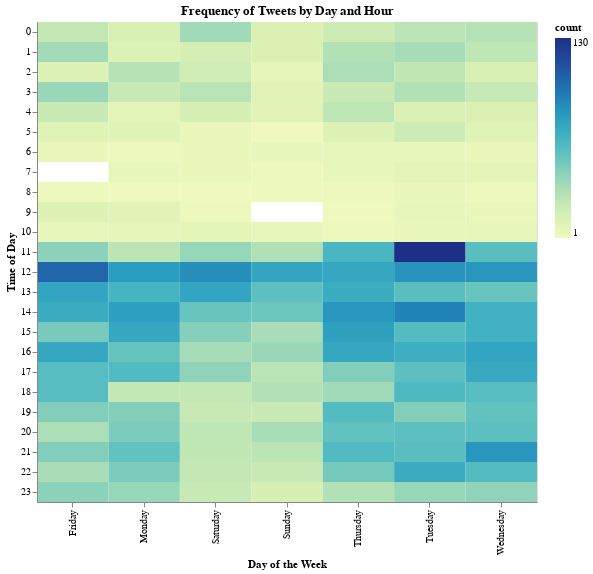

Notebook code cell kept with this figure:
### Code cell
heatmap = alt.Chart(group_by_time_df).mark_rect().encode(
    x=alt.X('day_of_week:O', title="Day of the Week"),
    y=alt.Y('hour:O', title="Time of Day"),
    color='count',
    tooltip=["day_of_week", "hour", "count"]
).properties(
    width=500,
    title="Frequency of Tweets by Day and Hour"
)

heatmap.show()

### Figure 1 — Vega specification as saved in the notebook (floating-point values rounded to 4 significant figures; data arrays with more than 128 entries replaced by an {"elided": "..."} marker saying what was removed)
{"$schema": "https://vega.github.io/schema/vega/v5.json", "data": [{"name": "source_0", "values": {"elided": "166 records"}}, {"name": "source_0_x_domain_day_of_week", "values": [{"day_of_week": "Friday"}, {"day_of_week": "Monday"}, {"day_of_week": "Saturday"}, {"day_of_week": "Sunday"}, {"day_of_week": "Thursday"}, {"day_of_week": "Tuesday"}, {"day_of_week": "Wednesday"}]}, {"name": "source_0_y_domain_hour", "values": [{"hour": 0}, {"hour": 1}, {"hour": 2}, {"hour": 3}, {"hour": 4}, {"hour": 5}, {"hour": 6}, {"hour": 8}, {"hour": 9}, {"hour": 10}, {"hour": 11}, {"hour": 12}, {"hour": 13}, {"hour": 14}, {"hour": 15}, {"hour": 16}, {"hour": 17}, {"hour": 18}, {"hour": 19}, {"hour": 20}, {"hour": 21}, {"hour": 22}, {"hour": 23}, {"hour": 7}]}, {"name": "source_0_color_domain_count", "values": [{"min": 1, "max": 130}]}], "signals": [{"name": "y_step", "value": 20}, {"name": "height", "update": "bandspace(domain('y').length, 0, 0) * y_step"}], "marks": [{"type": "rect", "name": "marks", "from": {"data": "source_0"}, "encode": {"update": {"width": {"signal": "max(0.25, bandwidth('x'))"}, "x": {"field": "day_of_week", "scale": "x"}, "y": {"field": "hour", "scale": "y"}, "fill": {"field": "count", "scale": "color"}, "tooltip": {"signal": "{\"day_of_week\": isValid(datum[\"day_of_week\"]) ? datum[\"day_of_week\"] : \"\"+datum[\"day_of_week\"], \"hour\": format(datum[\"hour\"], \"\"), \"count\": format(datum[\"count\"], \"\")}"}, "height": {"signal": "max(0.25, bandwidth('y'))"}}}, "style": ["rect"]}], "scales": [{"name": "x", "type": "band", "domain": {"data": "source_0_x_domain_day_of_week", "field": "day_of_week", "sort": true}, "range": [0, {"signal": "width"}], "paddingInner": 0, "paddingOuter": 0}, {"name": "y", "type": "band", "domain": {"data": "source_0_y_domain_hour", "field": "hour", "sort": true}, "range": {"step": {"signal": "y_step"}}, "paddingInner": 0, "paddingOuter": 0}, {"name": "color", "type": "linear", "domain": [{"signal": "(data(\"source_0_color_domain_count\")[0] || {}).min"}, {"signal": "(data(\"source_0_color_domain_count\")[0] || {}).max"}], "range": "heatmap", "interpolate": "hcl", "zero": false}], "axes": [{"scale": "x", "title": "Day of the Week", "labelBaseline": "middle", "grid": false, "zindex": 1, "orient": "bottom", "labelAlign": "right", "labelAngle": 270}, {"scale": "y", "orient": "left", "title": "Time of Day", "grid": false, "zindex": 1}], "title": {"text": "Frequency of Tweets by Day and Hour", "frame": "group"}, "padding": 5, "width": 500, "background": "white", "legends": [{"fill": "color", "gradientLength": {"signal": "clamp(height, 64, 200)"}, "title": "count"}], "style": "cell"}
